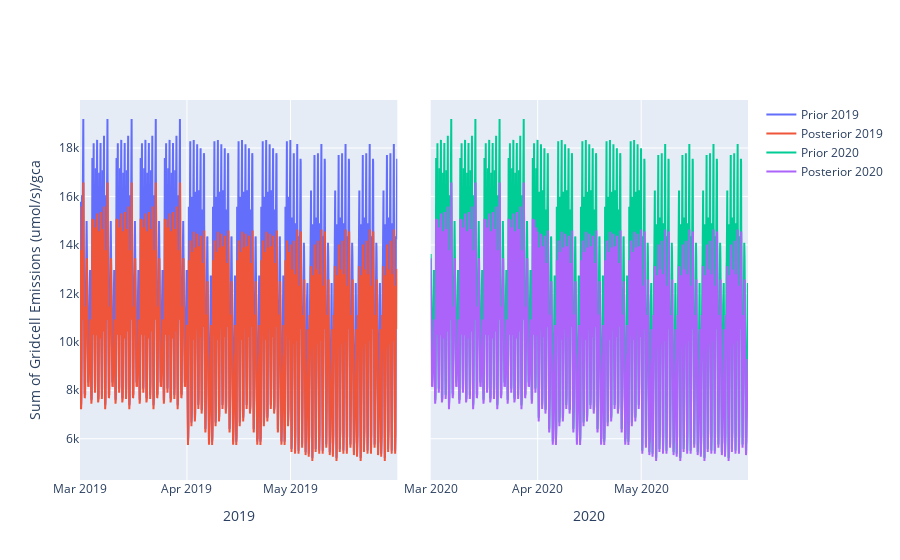

Write notebook code for a chart like this one.
### Code cell
import plotly.graph_objects as go
from plotly.subplots import make_subplots

# Create subplots with shared y-axes
fig = make_subplots(rows=1, cols=2, shared_yaxes=True, horizontal_spacing=0.05)

# Add traces for 2019
fig.add_trace(go.Scatter(
    x=timedf_2019.index,
    y=timedf_2019['prior_2019'],
    mode='lines',
    name='Prior 2019'
), row=1, col=1)

fig.add_trace(go.Scatter(
    x=timedf_2019.index,
    y=timedf_2019['posterior_2019'],
    mode='lines',
    name='Posterior 2019'
), row=1, col=1)

# Add traces for 2020
fig.add_trace(go.Scatter(
    x=timedf_2020.index,
    y=timedf_2020['prior_2020'],
    mode='lines',
    name='Prior 2020'
), row=1, col=2)

fig.add_trace(go.Scatter(
    x=timedf_2020.index,
    y=timedf_2020['posterior_2020'],
    mode='lines',
    name='Posterior 2020'
), row=1, col=2)

# Define common tick values and labels
common_ticks = ['2019-03-01', '2019-04-01','2019-05-01', '2020-03-01','2020-04-01', '2020-05-01']
common_labels = ['Mar 2019', 'Apr 2019', 'May 2019', 'Mar 2020', 'Apr 2020', 'May 2020']

# Update layout
fig.update_layout(
    yaxis_title='Sum of Gridcell Emissions (umol/s)/gca',
    xaxis=dict(
        title='2019',
        tickvals=common_ticks[:3],
        ticktext=common_labels[:3],
        showgrid=True
    ),
    xaxis2=dict(
        title='2020',
        tickvals=common_ticks[3:],
        ticktext=common_labels[3:],
        showgrid=True
    )
)

fig.show()

### Figure 1 — Plotly figure (JSON) as saved in the notebook; plotly's stock layout.template omitted (floating-point values rounded to 4 significant figures; data arrays with more than 128 entries replaced by an {"elided": "..."} marker saying what was removed)
{"data": [{"mode": "lines", "name": "Prior 2019", "type": "scatter", "x": {"elided": "2208 str values"}, "xaxis": "x", "y": {"elided": "2208 float values"}, "yaxis": "y"}, {"mode": "lines", "name": "Posterior 2019", "type": "scatter", "x": {"elided": "2208 str values"}, "xaxis": "x", "y": {"elided": "2208 float values"}, "yaxis": "y"}, {"mode": "lines", "name": "Prior 2020", "type": "scatter", "x": {"elided": "2208 str values"}, "xaxis": "x2", "y": {"elided": "2208 float values"}, "yaxis": "y2"}, {"mode": "lines", "name": "Posterior 2020", "type": "scatter", "x": {"elided": "2208 str values"}, "xaxis": "x2", "y": {"elided": "2208 float values"}, "yaxis": "y2"}], "layout": {"xaxis": {"anchor": "y", "domain": [0, 0.475], "showgrid": true, "ticktext": ["Mar 2019", "Apr 2019", "May 2019"], "tickvals": ["2019-03-01", "2019-04-01", "2019-05-01"], "title": {"text": "2019"}}, "xaxis2": {"anchor": "y2", "domain": [0.525, 1], "showgrid": true, "ticktext": ["Mar 2020", "Apr 2020", "May 2020"], "tickvals": ["2020-03-01", "2020-04-01", "2020-05-01"], "title": {"text": "2020"}}, "yaxis": {"anchor": "x", "domain": [0, 1], "title": {"text": "Sum of Gridcell Emissions (umol/s)/gca"}}, "yaxis2": {"anchor": "x2", "domain": [0, 1], "matches": "y", "showticklabels": false}}}
